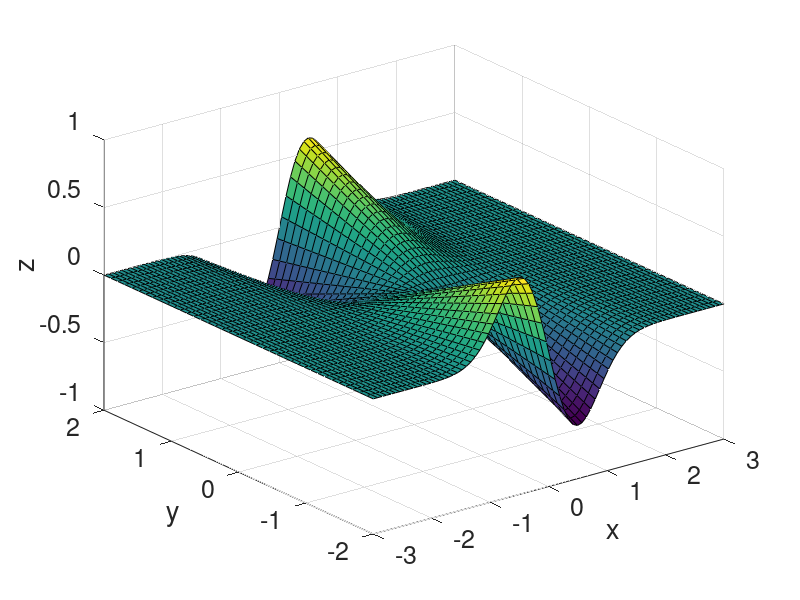

The MATLAB source for this figure:
clc; clear; close all;

Nx = 80; Ny = 40;
xmin = -3; xmax = 3;
ymin = -2; ymax = 2;


xmesh = linspace ( xmin , xmax , Nx ) ;
ymesh = linspace ( ymin , ymax , Ny ) ;
[x,y] = meshgrid ( xmesh , ymesh ) ;

z = x .* y .* exp ( -x .^2 - x .^2) ;

figure (1)
surf (x ,y ,z)
xlabel ( ' x ' ); ylabel ( ' y ' ); zlabel ( ' z ' );
set ( gca , 'FontSize' ,18) ;